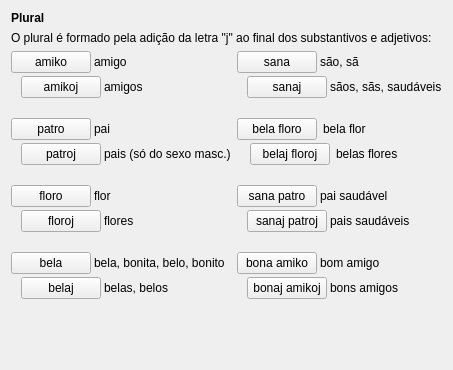
     <widget class="QWidget" name="tab_6">
      <attribute name="icon">
       <iconset resource="ikonoj.qrc">
        <normaloff>:/ikonoj/leciono.png</normaloff>:/ikonoj/leciono.png</iconset>
      </attribute>
      <attribute name="title">
       <string>6</string>
      </attribute>
      <layout class="QVBoxLayout" name="verticalLayout_58">
       <item>
        <widget class="titolo" name="Lec01_Label36">
         <property name="maximumSize">
          <size>
           <width>16777215</width>
           <height>25</height>
          </size>
         </property>
         <property name="font">
          <font>
           <weight>75</weight>
           <bold>true</bold>
          </font>
         </property>
         <property name="text">
          <string>Plural</string>
         </property>
         <property name="wordWrap">
          <bool>true</bool>
         </property>
        </widget>
       </item>
       <item>
        <widget class="QLabel" name="Lec01_Label37">
         <property name="text">
          <string>O plural é formado pela adição da letra &quot;j&quot; ao final dos substantivos e adjetivos:</string>
         </property>
         <property name="wordWrap">
          <bool>true</bool>
         </property>
        </widget>
       </item>
       <item>
        <layout class="QHBoxLayout" name="horizontalLayout_5">
         <item>
          <layout class="QVBoxLayout" name="verticalLayout_53">
           <property name="spacing">
            <number>20</number>
           </property>
           <item>
            <layout class="QVBoxLayout" name="verticalLayout_17">
             <property name="spacing">
              <number>3</number>
             </property>
             <item>
              <layout class="QHBoxLayout" name="horizontalLayout_73">
               <item>
                <widget class="klakbutono" name="Lec01_Button230">
                 <property name="sizePolicy">
                  <sizepolicy hsizetype="Maximum" vsizetype="Fixed">
                   <horstretch>0</horstretch>
                   <verstretch>0</verstretch>
                  </sizepolicy>
                 </property>
                 <property name="maximumSize">
                  <size>
                   <width>16777215</width>
                   <height>16777215</height>
                  </size>
                 </property>
                 <property name="text">
                  <string>amiko</string>
                 </property>
                </widget>
               </item>
               <item>
                <widget class="QLabel" name="Lec01_Label10">
                 <property name="text">
                  <string>amigo</string>
                 </property>
                 <property name="wordWrap">
                  <bool>true</bool>
                 </property>
                </widget>
               </item>
              </layout>
             </item>
             <item>
              <layout class="QHBoxLayout" name="horizontalLayout_83">
               <item>
                <widget class="label_sago_reversa" name="label">
                 <property name="sizePolicy">
                  <sizepolicy hsizetype="Maximum" vsizetype="Preferred">
                   <horstretch>0</horstretch>
                   <verstretch>0</verstretch>
                  </sizepolicy>
                 </property>
                 <property name="minimumSize">
                  <size>
                   <width>0</width>
                   <height>0</height>
                  </size>
                 </property>
                 <property name="maximumSize">
                  <size>
                   <width>16777215</width>
                   <height>16777215</height>
                  </size>
                 </property>
                 <property name="text">
                  <string/>
                 </property>
                 <property name="pixmap">
                  <pixmap resource="ikonoj.qrc">:/ikonoj/sago_revena.png</pixmap>
                 </property>
                 <property name="alignment">
                  <set>Qt::AlignRight|Qt::AlignTrailing|Qt::AlignVCenter</set>
                 </property>
                </widget>
               </item>
               <item>
                <widget class="klakbutono" name="Lec01_Button254">
                 <property name="sizePolicy">
                  <sizepolicy hsizetype="Maximum" vsizetype="Fixed">
                   <horstretch>0</horstretch>
                   <verstretch>0</verstretch>
                  </sizepolicy>
                 </property>
                 <property name="maximumSize">
                  <size>
                   <width>16777215</width>
                   <height>16777215</height>
                  </size>
                 </property>
                 <property name="text">
                  <string>amikoj</string>
                 </property>
                </widget>
               </item>
               <item>
                <widget class="QLabel" name="Lec01_Label80">
                 <property name="text">
                  <string>amigos</string>
                 </property>
                 <property name="wordWrap">
                  <bool>true</bool>
                 </property>
                </widget>
               </item>
              </layout>
             </item>
            </layout>
           </item>
           <item>
            <layout class="QVBoxLayout" name="verticalLayout_19">
             <property name="spacing">
              <number>3</number>
             </property>
             <property name="sizeConstraint">
              <enum>QLayout::SetDefaultConstraint</enum>
             </property>
             <item>
              <layout class="QHBoxLayout" name="horizontalLayout_84">
               <item>
                <widget class="klakbutono" name="Lec01_Button231">
                 <property name="sizePolicy">
                  <sizepolicy hsizetype="Maximum" vsizetype="Fixed">
                   <horstretch>0</horstretch>
                   <verstretch>0</verstretch>
                  </sizepolicy>
                 </property>
                 <property name="maximumSize">
                  <size>
                   <width>16777215</width>
                   <height>16777215</height>
                  </size>
                 </property>
                 <property name="text">
                  <string>patro</string>
                 </property>
                </widget>
               </item>
               <item>
                <widget class="QLabel" name="Lec01_Label73">
                 <property name="text">
                  <string>pai</string>
                 </property>
                 <property name="wordWrap">
                  <bool>true</bool>
                 </property>
                </widget>
               </item>
              </layout>
             </item>
             <item>
              <layout class="QHBoxLayout" name="horizontalLayout_85">
               <item>
                <widget class="label_sago_reversa" name="label_2">
                 <property name="sizePolicy">
                  <sizepolicy hsizetype="Maximum" vsizetype="Preferred">
                   <horstretch>0</horstretch>
                   <verstretch>0</verstretch>
                  </sizepolicy>
                 </property>
                 <property name="minimumSize">
                  <size>
                   <width>0</width>
                   <height>0</height>
                  </size>
                 </property>
                 <property name="maximumSize">
                  <size>
                   <width>16777215</width>
                   <height>16777215</height>
                  </size>
                 </property>
                 <property name="text">
                  <string/>
                 </property>
                 <property name="pixmap">
                  <pixmap resource="ikonoj.qrc">:/ikonoj/sago_revena.png</pixmap>
                 </property>
                 <property name="alignment">
                  <set>Qt::AlignRight|Qt::AlignTrailing|Qt::AlignVCenter</set>
                 </property>
                </widget>
               </item>
               <item>
                <widget class="klakbutono" name="Lec01_Button255">
                 <property name="sizePolicy">
                  <sizepolicy hsizetype="Maximum" vsizetype="Fixed">
                   <horstretch>0</horstretch>
                   <verstretch>0</verstretch>
                  </sizepolicy>
                 </property>
                 <property name="maximumSize">
                  <size>
                   <width>16777215</width>
                   <height>16777215</height>
                  </size>
                 </property>
                 <property name="text">
                  <string>patroj</string>
                 </property>
                </widget>
               </item>
               <item>
                <widget class="QLabel" name="Lec01_Label81">
                 <property name="text">
                  <string>pais (só do sexo masc.)</string>
                 </property>
                 <property name="wordWrap">
                  <bool>true</bool>
                 </property>
                </widget>
               </item>
              </layout>
             </item>
            </layout>
           </item>
           <item>
            <layout class="QVBoxLayout" name="verticalLayout_51">
             <property name="spacing">
              <number>3</number>
             </property>
             <item>
              <layout class="QHBoxLayout" name="horizontalLayout_86">
               <item>
                <widget class="klakbutono" name="Lec01_Button232">
                 <property name="sizePolicy">
                  <sizepolicy hsizetype="Maximum" vsizetype="Fixed">
                   <horstretch>0</horstretch>
                   <verstretch>0</verstretch>
                  </sizepolicy>
                 </property>
                 <property name="maximumSize">
                  <size>
                   <width>16777215</width>
                   <height>16777215</height>
                  </size>
                 </property>
                 <property name="text">
                  <string>floro</string>
                 </property>
                </widget>
               </item>
               <item>
                <widget class="QLabel" name="Lec01_Label74">
                 <property name="text">
                  <string>flor</string>
                 </property>
                 <property name="wordWrap">
                  <bool>true</bool>
                 </property>
                </widget>
               </item>
              </layout>
             </item>
             <item>
              <layout class="QHBoxLayout" name="horizontalLayout_87">
               <item>
                <widget class="label_sago_reversa" name="label_3">
                 <property name="sizePolicy">
                  <sizepolicy hsizetype="Maximum" vsizetype="Preferred">
                   <horstretch>0</horstretch>
                   <verstretch>0</verstretch>
                  </sizepolicy>
                 </property>
                 <property name="minimumSize">
                  <size>
                   <width>0</width>
                   <height>0</height>
                  </size>
                 </property>
                 <property name="maximumSize">
                  <size>
                   <width>16777215</width>
                   <height>16777215</height>
                  </size>
                 </property>
                 <property name="text">
                  <string/>
                 </property>
                 <property name="pixmap">
                  <pixmap resource="ikonoj.qrc">:/ikonoj/sago_revena.png</pixmap>
                 </property>
                 <property name="alignment">
                  <set>Qt::AlignRight|Qt::AlignTrailing|Qt::AlignVCenter</set>
                 </property>
                </widget>
               </item>
               <item>
                <widget class="klakbutono" name="Lec01_Button256">
                 <property name="sizePolicy">
                  <sizepolicy hsizetype="Maximum" vsizetype="Fixed">
                   <horstretch>0</horstretch>
                   <verstretch>0</verstretch>
                  </sizepolicy>
                 </property>
                 <property name="maximumSize">
                  <size>
                   <width>16777215</width>
                   <height>16777215</height>
                  </size>
                 </property>
                 <property name="text">
                  <string>floroj</string>
                 </property>
                </widget>
               </item>
               <item>
                <widget class="QLabel" name="Lec01_Label82">
                 <property name="text">
                  <string>flores</string>
                 </property>
                 <property name="wordWrap">
                  <bool>true</bool>
                 </property>
                </widget>
               </item>
              </layout>
             </item>
            </layout>
           </item>
           <item>
            <layout class="QVBoxLayout" name="verticalLayout_52">
             <property name="spacing">
              <number>3</number>
             </property>
             <item>
              <layout class="QHBoxLayout" name="horizontalLayout_88">
               <item>
                <widget class="klakbutono" name="Lec01_Button233">
                 <property name="sizePolicy">
                  <sizepolicy hsizetype="Maximum" vsizetype="Fixed">
                   <horstretch>0</horstretch>
                   <verstretch>0</verstretch>
                  </sizepolicy>
                 </property>
                 <property name="maximumSize">
                  <size>
                   <width>16777215</width>
                   <height>16777215</height>
                  </size>
                 </property>
                 <property name="text">
                  <string>bela</string>
                 </property>
                </widget>
               </item>
               <item>
                <widget class="QLabel" name="Lec01_Label75">
                 <property name="text">
                  <string>bela, bonita, belo, bonito</string>
                 </property>
                 <property name="wordWrap">
                  <bool>true</bool>
                 </property>
                </widget>
               </item>
              </layout>
             </item>
             <item>
              <layout class="QHBoxLayout" name="horizontalLayout_89">
               <item>
                <widget class="label_sago_reversa" name="label_4">
                 <property name="sizePolicy">
                  <sizepolicy hsizetype="Maximum" vsizetype="Preferred">
                   <horstretch>0</horstretch>
                   <verstretch>0</verstretch>
                  </sizepolicy>
                 </property>
                 <property name="minimumSize">
                  <size>
                   <width>0</width>
                   <height>0</height>
                  </size>
                 </property>
                 <property name="maximumSize">
                  <size>
                   <width>16777215</width>
                   <height>16777215</height>
                  </size>
                 </property>
                 <property name="text">
                  <string/>
                 </property>
                 <property name="pixmap">
                  <pixmap resource="ikonoj.qrc">:/ikonoj/sago_revena.png</pixmap>
                 </property>
                 <property name="alignment">
                  <set>Qt::AlignRight|Qt::AlignTrailing|Qt::AlignVCenter</set>
                 </property>
                </widget>
               </item>
               <item>
                <widget class="klakbutono" name="Lec01_Button257">
                 <property name="sizePolicy">
                  <sizepolicy hsizetype="Maximum" vsizetype="Fixed">
                   <horstretch>0</horstretch>
                   <verstretch>0</verstretch>
                  </sizepolicy>
                 </property>
                 <property name="maximumSize">
                  <size>
                   <width>16777215</width>
                   <height>16777215</height>
                  </size>
                 </property>
                 <property name="text">
                  <string>belaj</string>
                 </property>
                </widget>
               </item>
               <item>
                <widget class="QLabel" name="Lec01_Label83">
                 <property name="text">
                  <string>belas, belos</string>
                 </property>
                 <property name="wordWrap">
                  <bool>true</bool>
                 </property>
                </widget>
               </item>
              </layout>
             </item>
            </layout>
           </item>
          </layout>
         </item>
         <item>
          <layout class="QVBoxLayout" name="verticalLayout_57">
           <property name="spacing">
            <number>20</number>
           </property>
           <item>
            <layout class="QVBoxLayout" name="verticalLayout_18">
             <property name="spacing">
              <number>3</number>
             </property>
             <item>
              <layout class="QHBoxLayout" name="horizontalLayout_90">
               <item>
                <widget class="klakbutono" name="Lec01_Button234">
                 <property name="sizePolicy">
                  <sizepolicy hsizetype="Maximum" vsizetype="Fixed">
                   <horstretch>0</horstretch>
                   <verstretch>0</verstretch>
                  </sizepolicy>
                 </property>
                 <property name="maximumSize">
                  <size>
                   <width>16777215</width>
                   <height>16777215</height>
                  </size>
                 </property>
                 <property name="text">
                  <string>sana</string>
                 </property>
                </widget>
               </item>
               <item>
                <widget class="QLabel" name="Lec01_Label76">
                 <property name="text">
                  <string>são, sã</string>
                 </property>
                 <property name="wordWrap">
                  <bool>true</bool>
                 </property>
                </widget>
               </item>
              </layout>
             </item>
             <item>
              <layout class="QHBoxLayout" name="horizontalLayout_91">
               <item>
                <widget class="label_sago_reversa" name="label_5">
                 <property name="sizePolicy">
                  <sizepolicy hsizetype="Maximum" vsizetype="Preferred">
                   <horstretch>0</horstretch>
                   <verstretch>0</verstretch>
                  </sizepolicy>
                 </property>
                 <property name="minimumSize">
                  <size>
                   <width>0</width>
                   <height>0</height>
                  </size>
                 </property>
                 <property name="maximumSize">
                  <size>
                   <width>16777215</width>
                   <height>16777215</height>
                  </size>
                 </property>
                 <property name="text">
                  <string/>
                 </property>
                 <property name="pixmap">
                  <pixmap resource="ikonoj.qrc">:/ikonoj/sago_revena.png</pixmap>
                 </property>
                 <property name="alignment">
                  <set>Qt::AlignRight|Qt::AlignTrailing|Qt::AlignVCenter</set>
                 </property>
                </widget>
               </item>
               <item>
                <widget class="klakbutono" name="Lec01_Button258">
                 <property name="sizePolicy">
                  <sizepolicy hsizetype="Maximum" vsizetype="Fixed">
                   <horstretch>0</horstretch>
                   <verstretch>0</verstretch>
                  </sizepolicy>
                 </property>
                 <property name="maximumSize">
                  <size>
                   <width>16777215</width>
                   <height>16777215</height>
                  </size>
                 </property>
                 <property name="text">
                  <string>sanaj</string>
                 </property>
                </widget>
               </item>
               <item>
                <widget class="QLabel" name="Lec01_Label84">
                 <property name="text">
                  <string>sãos, sãs, saudáveis</string>
                 </property>
                 <property name="wordWrap">
                  <bool>true</bool>
                 </property>
                </widget>
               </item>
              </layout>
             </item>
            </layout>
           </item>
           <item>
            <layout class="QVBoxLayout" name="verticalLayout_54">
             <property name="spacing">
              <number>3</number>
             </property>
             <item>
              <layout class="QHBoxLayout" name="horizontalLayout_92">
               <property name="spacing">
                <number>6</number>
               </property>
               <item>
                <widget class="klakbutono" name="Lec01_Button235">
                 <property name="sizePolicy">
                  <sizepolicy hsizetype="Maximum" vsizetype="Fixed">
                   <horstretch>0</horstretch>
                   <verstretch>0</verstretch>
                  </sizepolicy>
                 </property>
                 <property name="maximumSize">
                  <size>
                   <width>16777215</width>
                   <height>16777215</height>
                  </size>
                 </property>
                 <property name="text">
                  <string>bela floro</string>
                 </property>
                </widget>
               </item>
               <item>
                <widget class="QLabel" name="Lec01_Label77">
                 <property name="text">
                  <string>bela flor</string>
                 </property>
                 <property name="wordWrap">
                  <bool>true</bool>
                 </property>
                </widget>
               </item>
              </layout>
             </item>
             <item>
              <layout class="QHBoxLayout" name="horizontalLayout_93">
               <property name="spacing">
                <number>6</number>
               </property>
               <item>
                <widget class="label_sago_reversa" name="label_6">
                 <property name="sizePolicy">
                  <sizepolicy hsizetype="Maximum" vsizetype="Preferred">
                   <horstretch>0</horstretch>
                   <verstretch>0</verstretch>
                  </sizepolicy>
                 </property>
                 <property name="minimumSize">
                  <size>
                   <width>0</width>
                   <height>0</height>
                  </size>
                 </property>
                 <property name="maximumSize">
                  <size>
                   <width>16777215</width>
                   <height>16777215</height>
                  </size>
                 </property>
                 <property name="text">
                  <string/>
                 </property>
                 <property name="pixmap">
                  <pixmap resource="ikonoj.qrc">:/ikonoj/sago_revena.png</pixmap>
                 </property>
                 <property name="alignment">
                  <set>Qt::AlignRight|Qt::AlignTrailing|Qt::AlignVCenter</set>
                 </property>
                </widget>
               </item>
               <item>
                <widget class="klakbutono" name="Lec01_Button259">
                 <property name="sizePolicy">
                  <sizepolicy hsizetype="Maximum" vsizetype="Fixed">
                   <horstretch>0</horstretch>
                   <verstretch>0</verstretch>
                  </sizepolicy>
                 </property>
                 <property name="maximumSize">
                  <size>
                   <width>16777215</width>
                   <height>16777215</height>
                  </size>
                 </property>
                 <property name="text">
                  <string>belaj floroj</string>
                 </property>
                </widget>
               </item>
               <item>
                <widget class="QLabel" name="Lec01_Label85">
                 <property name="text">
                  <string>belas flores</string>
                 </property>
                 <property name="wordWrap">
                  <bool>true</bool>
                 </property>
                </widget>
               </item>
              </layout>
             </item>
            </layout>
           </item>
           <item>
            <layout class="QVBoxLayout" name="verticalLayout_55">
             <property name="spacing">
              <number>3</number>
             </property>
             <item>
              <layout class="QHBoxLayout" name="horizontalLayout_94">
               <item>
                <widget class="klakbutono" name="Lec01_Button236">
                 <property name="sizePolicy">
                  <sizepolicy hsizetype="Maximum" vsizetype="Fixed">
                   <horstretch>0</horstretch>
                   <verstretch>0</verstretch>
                  </sizepolicy>
                 </property>
                 <property name="maximumSize">
                  <size>
                   <width>16777215</width>
                   <height>16777215</height>
                  </size>
                 </property>
                 <property name="text">
                  <string>sana patro</string>
                 </property>
                </widget>
               </item>
               <item>
                <widget class="QLabel" name="Lec01_Label78">
                 <property name="text">
                  <string>pai saudável</string>
                 </property>
                 <property name="wordWrap">
                  <bool>true</bool>
                 </property>
                </widget>
               </item>
              </layout>
             </item>
             <item>
              <layout class="QHBoxLayout" name="horizontalLayout_95">
               <item>
                <widget class="label_sago_reversa" name="label_7">
                 <property name="sizePolicy">
                  <sizepolicy hsizetype="Maximum" vsizetype="Preferred">
                   <horstretch>0</horstretch>
                   <verstretch>0</verstretch>
                  </sizepolicy>
                 </property>
                 <property name="minimumSize">
                  <size>
                   <width>0</width>
                   <height>0</height>
                  </size>
                 </property>
                 <property name="maximumSize">
                  <size>
                   <width>16777215</width>
                   <height>16777215</height>
                  </size>
                 </property>
                 <property name="text">
                  <string/>
                 </property>
                 <property name="pixmap">
                  <pixmap resource="ikonoj.qrc">:/ikonoj/sago_revena.png</pixmap>
                 </property>
                 <property name="alignment">
                  <set>Qt::AlignRight|Qt::AlignTrailing|Qt::AlignVCenter</set>
                 </property>
                </widget>
               </item>
               <item>
                <widget class="klakbutono" name="Lec01_Button260">
                 <property name="sizePolicy">
                  <sizepolicy hsizetype="Maximum" vsizetype="Fixed">
                   <horstretch>0</horstretch>
                   <verstretch>0</verstretch>
                  </sizepolicy>
                 </property>
                 <property name="maximumSize">
                  <size>
                   <width>16777215</width>
                   <height>16777215</height>
                  </size>
                 </property>
                 <property name="text">
                  <string>sanaj patroj</string>
                 </property>
                </widget>
               </item>
               <item>
                <widget class="QLabel" name="Lec01_Label86">
                 <property name="text">
                  <string>pais saudáveis</string>
                 </property>
                 <property name="wordWrap">
                  <bool>true</bool>
                 </property>
                </widget>
               </item>
              </layout>
             </item>
            </layout>
           </item>
           <item>
            <layout class="QVBoxLayout" name="verticalLayout_56">
             <property name="spacing">
              <number>3</number>
             </property>
             <item>
              <layout class="QHBoxLayout" name="horizontalLayout_96">
               <item>
                <widget class="klakbutono" name="Lec01_Button237">
                 <property name="sizePolicy">
                  <sizepolicy hsizetype="Maximum" vsizetype="Fixed">
                   <horstretch>0</horstretch>
                   <verstretch>0</verstretch>
                  </sizepolicy>
                 </property>
                 <property name="maximumSize">
                  <size>
                   <width>16777215</width>
                   <height>16777215</height>
                  </size>
                 </property>
                 <property name="text">
                  <string>bona amiko</string>
                 </property>
                </widget>
               </item>
               <item>
                <widget class="QLabel" name="Lec01_Label79">
                 <property name="text">
                  <string>bom amigo</string>
                 </property>
                 <property name="wordWrap">
                  <bool>true</bool>
                 </property>
                </widget>
               </item>
              </layout>
             </item>
             <item>
              <layout class="QHBoxLayout" name="horizontalLayout_97">
               <item>
                <widget class="label_sago_reversa" name="label_8">
                 <property name="sizePolicy">
                  <sizepolicy hsizetype="Maximum" vsizetype="Preferred">
                   <horstretch>0</horstretch>
                   <verstretch>0</verstretch>
                  </sizepolicy>
                 </property>
                 <property name="minimumSize">
                  <size>
                   <width>0</width>
                   <height>0</height>
                  </size>
                 </property>
                 <property name="maximumSize">
                  <size>
                   <width>16777215</width>
                   <height>16777215</height>
                  </size>
                 </property>
                 <property name="text">
                  <string/>
                 </property>
                 <property name="pixmap">
                  <pixmap resource="ikonoj.qrc">:/ikonoj/sago_revena.png</pixmap>
                 </property>
                 <property name="alignment">
                  <set>Qt::AlignRight|Qt::AlignTrailing|Qt::AlignVCenter</set>
                 </property>
                </widget>
               </item>
               <item>
                <widget class="klakbutono" name="Lec01_Button261">
                 <property name="sizePolicy">
                  <sizepolicy hsizetype="Maximum" vsizetype="Fixed">
                   <horstretch>0</horstretch>
                   <verstretch>0</verstretch>
                  </sizepolicy>
                 </property>
                 <property name="maximumSize">
                  <size>
                   <width>16777215</width>
                   <height>16777215</height>
                  </size>
                 </property>
                 <property name="text">
                  <string>bonaj amikoj</string>
                 </property>
                </widget>
               </item>
               <item>
                <widget class="QLabel" name="Lec01_Label87">
                 <property name="text">
                  <string>bons amigos</string>
                 </property>
                 <property name="wordWrap">
                  <bool>true</bool>
                 </property>
                </widget>
               </item>
              </layout>
             </item>
            </layout>
           </item>
          </layout>
         </item>
        </layout>
       </item>
       <item>
        <spacer name="verticalSpacer_8">
         <property name="orientation">
          <enum>Qt::Vertical</enum>
         </property>
         <property name="sizeHint" stdset="0">
          <size>
           <width>20</width>
           <height>40</height>
          </size>
         </property>
        </spacer>
       </item>
       <item>
        <widget class="QLabel" name="label_10">
         <property name="text">
          <string/>
         </property>
        </widget>
       </item>
      </layout>
     </widget>
